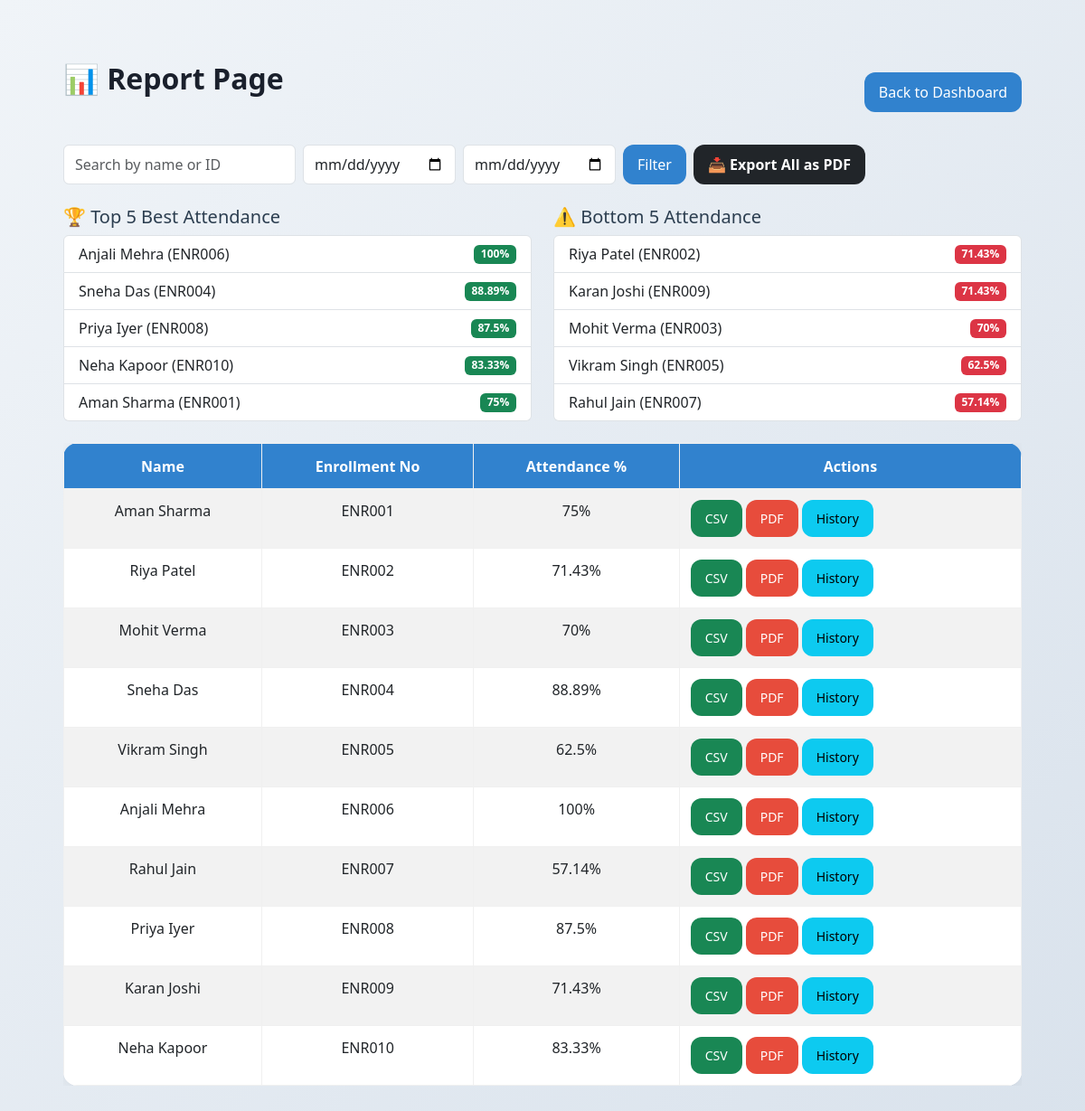
The app's page /admin/report_page.php with its own data.
### tables this page shows
CREATE TABLE `users` (
  `id` int(11) NOT NULL,
  `name` varchar(100) DEFAULT NULL,
  `enrollment_no` varchar(50) DEFAULT NULL,
  `phone` varchar(15) DEFAULT NULL,
  `email` varchar(100) DEFAULT NULL,
  `password` varchar(255) DEFAULT NULL,
  `day` varchar(155) NOT NULL,
  `role` enum('admin','student') DEFAULT NULL
);

### admin/report_page.php (the view, shortened to what this page needs)
<?php
include "../db.php";
$searchQuery = "";
$dateFilter = "";
$startDate = $_POST['start_date'] ?? '';
$endDate = $_POST['end_date'] ?? '';
$query = "SELECT * FROM users WHERE role='student' $searchQuery";
$result = mysqli_query($conn, $query);
?>
<!DOCTYPE html>
<html lang="en">
<head>
    <link href="https://cdn.jsdelivr.net/npm/bootstrap@5.3.0/dist/css/bootstrap.min.css" rel="stylesheet">
    <link rel="stylesheet" href="../assets/style.css">
</head>
<body>
<div class="container mt-5">
    <div class="d-flex justify-content-between align-items-center mb-4">
        <h3 class="fw-bold">📊 Report Page</h3>
        <div>
            <a href="dashboard.php" class="btn btn-primary">Back to Dashboard</a>
        </div>
    </div>
    <form method="POST" class="mb-4 d-flex gap-2 flex-wrap">
        <input type="text" class="form-control w-auto" name="search" placeholder="Search by name or ID" value="<?= htmlspecialchars($_POST['search'] ?? '') ?>" />
        <input type="date" name="start_date" class="form-control w-auto" />
        <input type="date" name="end_date" class="form-control w-auto" />
        <button type="submit" class="btn btn-primary">Filter</button>
        <button type="submit" name="export_all_pdf" class="btn btn-dark fw-semibold">📥 Export All as PDF</button>
    </form>
    <?php
    $attendanceData = [];
    $allStudentsQuery = mysqli_query($conn, "SELECT * FROM users WHERE role='student' $searchQuery");
    while ($student = mysqli_fetch_assoc($allStudentsQuery)) {
        $id = $student['id'];
        $name = $student['name'];
        $enrollment = $student['enrollment_no'];
        $totalQuery = mysqli_query($conn, "SELECT COUNT(*) as total FROM attendance WHERE member_id='$id' $dateFilter");
        $total = mysqli_fetch_assoc($totalQuery)['total'] ?? 0;
        $presentQuery = mysqli_query($conn, "SELECT COUNT(*) as present FROM attendance WHERE member_id='$id' AND status='present' $dateFilter");
        $present = mysqli_fetch_assoc($presentQuery)['present'] ?? 0;
        $percent = ($total > 0) ? round(($present / $total) * 100, 2) : 0;
        $attendanceData[] = [
            'name' => $name,
            'enrollment' => $enrollment,
            'percentage' => $percent
        ];
    }
    usort($attendanceData, fn($a, $b) => $b['percentage'] <=> $a['percentage']);
    $topFive = array_slice($attendanceData, 0, 5);
    $bottomFive = array_slice($attendanceData, -5);
    ?>
    <div class="row mb-4">
      <div class="col-md-6">
        <h5>🏆 Top 5 Best Attendance</h5>
        <ul class="list-group">
          <?php foreach ($topFive as $student): ?>
            <li class="list-group-item d-flex justify-content-between align-items-center">
              <?= htmlspecialchars($student['name']) ?> (<?= $student['enrollment'] ?>)
              <span class="badge bg-success"><?= $student['percentage'] ?>%</span>
            </li>
          <?php endforeach; ?>
        </ul>
      </div>
      <div class="col-md-6">
        <h5>⚠️ Bottom 5 Attendance</h5>
        <ul class="list-group">
          <?php foreach ($bottomFive as $student): ?>
            <li class="list-group-item d-flex justify-content-between align-items-center">
              <?= htmlspecialchars($student['name']) ?> (<?= $student['enrollment'] ?>)
              <span class="badge bg-danger"><?= $student['percentage'] ?>%</span>
            </li>
          <?php endforeach; ?>
        </ul>
      </div>
    </div>
    <div class="table-responsive">
    <table class="table table-striped mb-0" style="margin-right: 0;">
        <thead>
            <tr>
                <th>Name</th>
                <th>Enrollment No</th>
                <th>Attendance %</th>
                <th>Actions</th>
            </tr>
        </thead>
        <tbody>
            <?php while ($row = mysqli_fetch_assoc($result)): ?>
                <?php
                $totalQuery = mysqli_query($conn, "SELECT COUNT(*) as total FROM attendance WHERE member_id='{$row['id']}' $dateFilter");
                $total = mysqli_fetch_assoc($totalQuery)['total'];
                $presentQuery = mysqli_query($conn, "SELECT COUNT(*) as present FROM attendance WHERE member_id='{$row['id']}' AND status='present' $dateFilter");
                $present = mysqli_fetch_assoc($presentQuery)['present'];
                $percent = ($total > 0) ? round(($present / $total) * 100, 2) : 0;
                ?>
                <tr>
                    <td><?= $row['name'] ?></td>
                    <td><?= $row['enrollment_no'] ?></td>
                    <td><?= $percent ?>%</td>
                    <td>
                        <div class="d-flex flex-wrap gap-1">
                            <a href="export_report.php?enrollment_no=<?= $row['enrollment_no'] ?>&start_date=<?= $startDate ?>&end_date=<?= $endDate ?>&export_type=csv" class="btn btn-sm btn-success">CSV</a>
                            <a href="export_report.php?enrollment_no=<?= $row['enrollment_no'] ?>&start_date=<?= $startDate ?>&end_date=<?= $endDate ?>&export_type=pdf" class="btn btn-sm btn-danger">PDF</a>
                            <a href="attendance_history.php?enrollment_no=<?= urlencode($row['enrollment_no']) ?>" class="btn btn-sm btn-info">History</a>
                        </div>
                    </td>
                </tr>
            <?php endwhile; ?>
        </tbody>
    </table>
    </div>
</div>
</body>
</html>

### assets/style.css (style rules this page uses)
body { background: linear-gradient(135deg, #f0f4f8, #d9e2ec); font-family: 'Segoe UI', sans-serif; color: #2c3e50; margin: 0; padding: 0; min-height: 100vh; display: flex; justify-content: center; align-items: flex-start; flex-direction: column; }
.container { max-width: 1100px; margin: 50px auto; padding: 20px; }
h3 { font-size: 2rem; font-weight: 700; margin-bottom: 30px; color: #1a202c; }
.btn { padding: 10px 16px; border-radius: 12px; font-weight: 500; border: none; transition: all 0.3s ease; }
.btn-primary { background-color: #3182ce; color: #fff; }
.btn-danger { background-color: #e74c3c; color: #fff; }
.table { background-color: #fff; border-radius: 16px; overflow: hidden; box-shadow: 0 4px 20px rgba(0, 0, 0, 0.06); }
.table th { background-color: #3182ce; color: #fff; font-weight: 600; text-align: center; padding: 12px; }
.table td, .table th { padding: 12px; border: 1px solid #f0f0f0; text-align: center; height: 50px; }
.table-striped tbody tr:nth-child(even) { background-color: #fafafa; }

### records on screen
users: name "Anjali Mehra", enrollment_no "ENR006", percentage "100", percent "100"
users: name "Sneha Das", enrollment_no "ENR004", percentage "88.89", percent "88.89"
users: name "Priya Iyer", enrollment_no "ENR008", percentage "87.5", percent "87.5"
users: name "Neha Kapoor", enrollment_no "ENR010", percentage "83.33", percent "83.33"
users: name "Aman Sharma", enrollment_no "ENR001", percentage "75", percent "75"
users: name "Riya Patel", enrollment_no "ENR002", percentage "71.43", percent "71.43"
users: name "Karan Joshi", enrollment_no "ENR009", percentage "71.43", percent "71.43"
users: name "Mohit Verma", enrollment_no "ENR003", percentage "70", percent "70"
users: name "Vikram Singh", enrollment_no "ENR005", percentage "62.5", percent "62.5"
users: name "Rahul Jain", enrollment_no "ENR007", percentage "57.14", percent "57.14"
